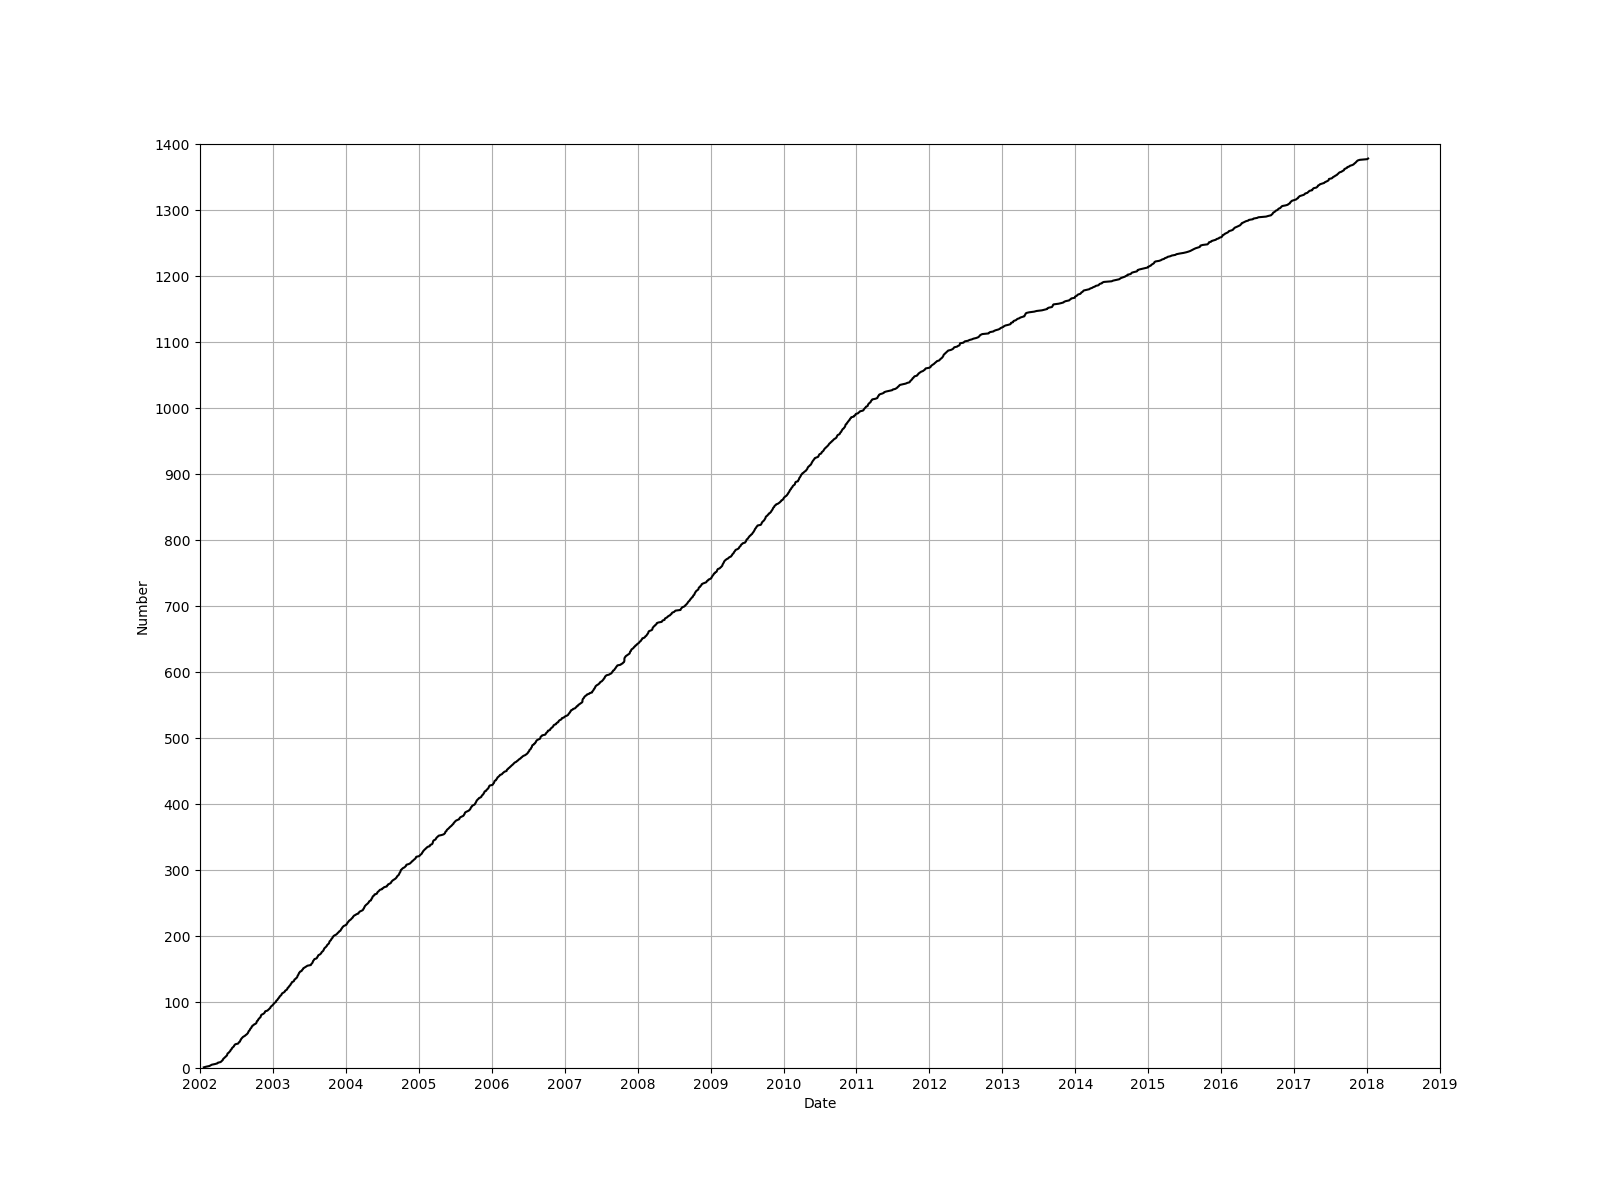

This figure's Python source:
#!/usr/bin/env python2.7
# -*- coding: utf-8 -*-
#
"""
Analyze hashes.csv.
"""
from __future__ import (absolute_import, division, print_function,
                        unicode_literals)
__version__ = '0.0.1.dev1'


def main():
    """Entry-point for script.

    Returns
    -------
    :class:`int`
        An integer suitable for passing to :func:`sys.exit`.
    """
    from sys import argv
    from csv import reader
    from datetime import date
    from os import getenv
    from os.path import exists
    import json
    import calendar
    import numpy as np
    try:
        import matplotlib
        matplotlib.use('Agg')
        matplotlib.rcParams['figure.figsize'] = (16.0, 12.0)
        import matplotlib.pyplot as plt
        from matplotlib.font_manager import fontManager, FontProperties
        import matplotlib.dates as mdates
        legendfont= FontProperties(size='medium');
        titlefont = FontProperties(size='large')
        years = mdates.YearLocator()
        has_matplotlib = True
    except ImportError:
        has_matplotlib = False
    #
    #
    #
    numbers = list()
    dates = list()
    json_dict = list()
    try:
        hashes_file = argv[1]
    except IndexError:
        print("CSV file must be specified!")
        return 1
    if not exists(hashes_file):
        print("{0} does not exist!".format(hashes_file))
        return 1
    with open(hashes_file) as f:
        CSV = reader(f)
        for row in CSV:
            if row[0] == 'Number':
                continue
            if len(row) != 6:
                print(row)
            n = int(row[0])
            d = map(int,row[1].split('-'))
            d = date(*d)
            dates.append(d)
            numbers.append(n)
            json_dict.append({
                "number":n,
                "date":calendar.timegm(d.timetuple())*1000,
                "hare":row[2],
                "start":row[3],
                "notes":row[4],
                "kennel":row[5],
                })
    n0 = numbers[0]
    numbers = np.array(numbers)
    real_numbers = numbers[numbers > 0]
    nn = real_numbers.size
    assert np.abs(real_numbers - (np.arange(nn) + n0)).sum() == 0
    d0 = dates[0]
    ndates = list()
    for k in range(len(dates)):
        if numbers[k] > 0:
            ndates.append(dates[k])
        if k > 0:
            if dates[k] < dates[k-1]:
                print(dates[k], dates[k-1])
    #
    # Integrity check.
    #
    assert nn == len(ndates)
    #
    # Plot
    #
    if has_matplotlib:
        fig = plt.figure(dpi=100)
        ax = fig.add_subplot(111)
        p0 = ax.plot_date(ndates,real_numbers,'k-')
        foo = ax.xaxis.set_major_locator(years)
        foo = ax.set_xlim(date(2002,1,1),date(date.today().year+1,1,1))
        end = ((real_numbers[-1]//100)+1)*100
        foo = ax.set_ylim(0,end)
        foo = ax.yaxis.set_ticks(np.arange(0, end+100, 100))
        foo = ax.grid(True)
        foo = ax.set_xlabel('Date')
        foo = ax.set_ylabel('Number')
        fig.savefig('hashes.png')
        plt.close(fig)
    #
    # Write JSON data.
    #
    # print(actual_n[-1])
    with open('hashes.json', 'w') as j:
        json.dump(json_dict, j, separators=(',', ':'))
    return 0


if __name__ == '__main__':
    from sys import exit
    exit(main())
